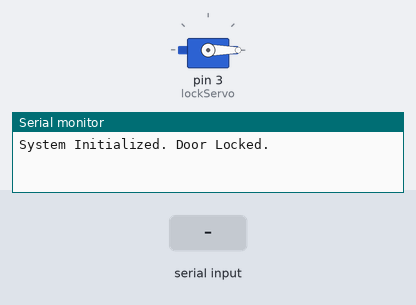
The sketch below on a simulated Arduino Uno, built with avr-gcc and run on an emulated ATmega328P. On the bench: servo, the last lines printed to the serial monitor. Inputs (shaded band) come from the test bench.

Above: at 1.2 s.
1.3 s: "U" received over the second serial link
At 2.5 s:
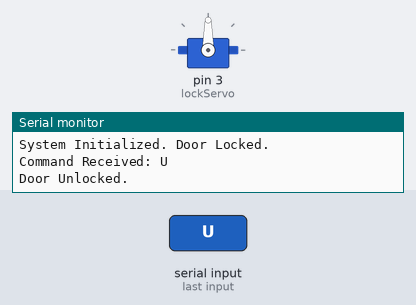
4.3 s: "L" received over the second serial link
At 4.8 s:
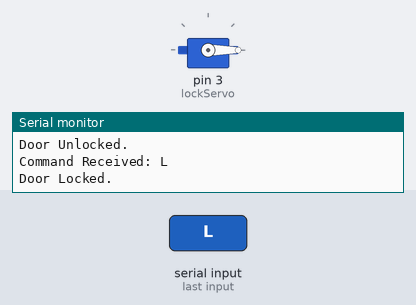
Timing chart, 0 to 7.3 s (numbered marks = the images above; inputs shaded):
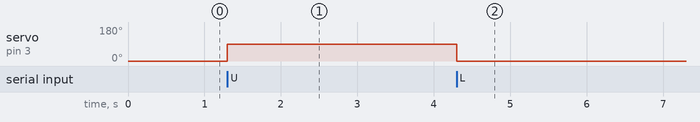

The sketch:

door_lock.ino
```cpp
#include <Servo.h>
#include <SoftwareSerial.h>

// Define pins for Bluetooth
SoftwareSerial Bluetooth(1, 0); // RX, TX

// Create servo object
Servo lockServo;

char command;
const int lockAngle = 0;     // Adjust based on your physical lock setup
const int unlockAngle = 90;  // Adjust based on your physical lock setup

void setup() {
  // Initialize Serial communication for debugging and Bluetooth
  Serial.begin(9600);
  Bluetooth.begin(9600);

  // Attach servo to pin 9
  lockServo.attach(3);

  // Set initial state to Locked
  lockServo.write(lockAngle);
  Serial.println("System Initialized. Door Locked.");
}

void loop() {
  if (Bluetooth.available() > 0) {
    command = Bluetooth.read();
    Serial.print("Command Received: ");
    Serial.println(command);

    if (command == 'U' || command == 'u') {
      lockServo.write(unlockAngle);
      Serial.println("Door Unlocked.");
    }
    else if (command == 'L' || command == 'l') {
      lockServo.write(lockAngle);
      Serial.println("Door Locked.");
    }
  }
}
```

Measured:
- after the input at 1.3 s, servo on pin 3 (lockServo): 0° → 90° at once
- after the input at 4.3 s, servo on pin 3 (lockServo): 90° → 0° at once
